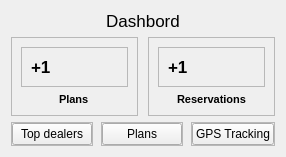
               <widget class="QWidget" name="page_6">
                <layout class="QVBoxLayout" name="verticalLayout_16">
                 <item alignment="Qt::AlignTop">
                  <widget class="QLabel" name="Home">
                   <property name="font">
                    <font>
                     <pointsize>13</pointsize>
                     <weight>50</weight>
                     <bold>false</bold>
                    </font>
                   </property>
                   <property name="text">
                    <string>Dashbord</string>
                   </property>
                   <property name="alignment">
                    <set>Qt::AlignCenter</set>
                   </property>
                  </widget>
                 </item>
                 <item alignment="Qt::AlignTop">
                  <widget class="QWidget" name="cardsFrame" native="true">
                   <layout class="QHBoxLayout" name="horizontalLayout_13">
                    <property name="spacing">
                     <number>10</number>
                    </property>
                    <property name="leftMargin">
                     <number>0</number>
                    </property>
                    <property name="topMargin">
                     <number>0</number>
                    </property>
                    <property name="rightMargin">
                     <number>0</number>
                    </property>
                    <property name="bottomMargin">
                     <number>0</number>
                    </property>
                    <item>
                     <widget class="QFrame" name="card2">
                      <property name="maximumSize">
                       <size>
                        <width>250</width>
                        <height>250</height>
                       </size>
                      </property>
                      <property name="frameShape">
                       <enum>QFrame::StyledPanel</enum>
                      </property>
                      <property name="frameShadow">
                       <enum>QFrame::Raised</enum>
                      </property>
                      <layout class="QVBoxLayout" name="verticalLayout_21">
                       <item>
                        <widget class="QFrame" name="frame_12">
                         <property name="frameShape">
                          <enum>QFrame::StyledPanel</enum>
                         </property>
                         <property name="frameShadow">
                          <enum>QFrame::Raised</enum>
                         </property>
                         <layout class="QHBoxLayout" name="horizontalLayout_15">
                          <item>
                           <widget class="QLabel" name="label_20">
                            <property name="font">
                             <font>
                              <pointsize>13</pointsize>
                              <weight>75</weight>
                              <bold>true</bold>
                             </font>
                            </property>
                            <property name="text">
                             <string>+1</string>
                            </property>
                           </widget>
                          </item>
                          <item alignment="Qt::AlignRight|Qt::AlignVCenter">
                           <widget class="QLabel" name="label_15">
                            <property name="maximumSize">
                             <size>
                              <width>40</width>
                              <height>40</height>
                             </size>
                            </property>
                            <property name="text">
                             <string/>
                            </property>
                            <property name="pixmap">
                             <pixmap resource="resources.qrc">:/icons/icons/sidebar.svg</pixmap>
                            </property>
                            <property name="scaledContents">
                             <bool>true</bool>
                            </property>
                           </widget>
                          </item>
                         </layout>
                        </widget>
                       </item>
                       <item alignment="Qt::AlignHCenter|Qt::AlignVCenter">
                        <widget class="QLabel" name="label_17">
                         <property name="font">
                          <font>
                           <pointsize>8</pointsize>
                           <weight>75</weight>
                           <bold>true</bold>
                          </font>
                         </property>
                         <property name="text">
                          <string>Plans</string>
                         </property>
                        </widget>
                       </item>
                      </layout>
                     </widget>
                    </item>
                    <item>
                     <widget class="QFrame" name="card3">
                      <property name="maximumSize">
                       <size>
                        <width>250</width>
                        <height>250</height>
                       </size>
                      </property>
                      <property name="frameShape">
                       <enum>QFrame::StyledPanel</enum>
                      </property>
                      <property name="frameShadow">
                       <enum>QFrame::Raised</enum>
                      </property>
                      <layout class="QVBoxLayout" name="verticalLayout_23">
                       <item>
                        <widget class="QFrame" name="frame_13">
                         <property name="frameShape">
                          <enum>QFrame::StyledPanel</enum>
                         </property>
                         <property name="frameShadow">
                          <enum>QFrame::Raised</enum>
                         </property>
                         <layout class="QHBoxLayout" name="horizontalLayout_16">
                          <item>
                           <widget class="QLabel" name="label_21">
                            <property name="font">
                             <font>
                              <pointsize>13</pointsize>
                              <weight>75</weight>
                              <bold>true</bold>
                             </font>
                            </property>
                            <property name="text">
                             <string>+1</string>
                            </property>
                           </widget>
                          </item>
                          <item alignment="Qt::AlignRight|Qt::AlignVCenter">
                           <widget class="QLabel" name="label_18">
                            <property name="maximumSize">
                             <size>
                              <width>40</width>
                              <height>40</height>
                             </size>
                            </property>
                            <property name="text">
                             <string/>
                            </property>
                            <property name="pixmap">
                             <pixmap resource="resources.qrc">:/icons/icons/shopping-bag.svg</pixmap>
                            </property>
                            <property name="scaledContents">
                             <bool>true</bool>
                            </property>
                           </widget>
                          </item>
                         </layout>
                        </widget>
                       </item>
                       <item alignment="Qt::AlignHCenter|Qt::AlignVCenter">
                        <widget class="QLabel" name="label_19">
                         <property name="font">
                          <font>
                           <pointsize>8</pointsize>
                           <weight>75</weight>
                           <bold>true</bold>
                          </font>
                         </property>
                         <property name="text">
                          <string>Reservations</string>
                         </property>
                        </widget>
                       </item>
                      </layout>
                     </widget>
                    </item>
                   </layout>
                  </widget>
                 </item>
                 <item>
                  <widget class="QWidget" name="cardsFrameInfo" native="true">
                   <layout class="QHBoxLayout" name="horizontalLayout_14">
                    <property name="spacing">
                     <number>8</number>
                    </property>
                    <property name="leftMargin">
                     <number>0</number>
                    </property>
                    <property name="topMargin">
                     <number>0</number>
                    </property>
                    <property name="rightMargin">
                     <number>0</number>
                    </property>
                    <property name="bottomMargin">
                     <number>0</number>
                    </property>
                    <item>
                     <widget class="QFrame" name="cardinfo1">
                      <property name="minimumSize">
                       <size>
                        <width>0</width>
                        <height>0</height>
                       </size>
                      </property>
                      <property name="maximumSize">
                       <size>
                        <width>150</width>
                        <height>50</height>
                       </size>
                      </property>
                      <property name="frameShape">
                       <enum>QFrame::StyledPanel</enum>
                      </property>
                      <property name="frameShadow">
                       <enum>QFrame::Raised</enum>
                      </property>
                      <layout class="QVBoxLayout" name="verticalLayout_22">
                       <property name="spacing">
                        <number>0</number>
                       </property>
                       <property name="leftMargin">
                        <number>0</number>
                       </property>
                       <property name="topMargin">
                        <number>0</number>
                       </property>
                       <property name="rightMargin">
                        <number>0</number>
                       </property>
                       <property name="bottomMargin">
                        <number>0</number>
                       </property>
                       <item alignment="Qt::AlignHCenter|Qt::AlignVCenter">
                        <widget class="QPushButton" name="topDealersBtn">
                         <property name="toolTip">
                          <string>Top dealers</string>
                         </property>
                         <property name="text">
                          <string>Top dealers</string>
                         </property>
                         <property name="icon">
                          <iconset resource="resources.qrc">
                           <normaloff>:/icons/icons/shopping-cart.svg</normaloff>:/icons/icons/shopping-cart.svg</iconset>
                         </property>
                         <property name="iconSize">
                          <size>
                           <width>24</width>
                           <height>24</height>
                          </size>
                         </property>
                        </widget>
                       </item>
                      </layout>
                     </widget>
                    </item>
                    <item>
                     <widget class="QFrame" name="cardinfo2">
                      <property name="maximumSize">
                       <size>
                        <width>150</width>
                        <height>50</height>
                       </size>
                      </property>
                      <property name="frameShape">
                       <enum>QFrame::StyledPanel</enum>
                      </property>
                      <property name="frameShadow">
                       <enum>QFrame::Raised</enum>
                      </property>
                      <layout class="QVBoxLayout" name="verticalLayout_24">
                       <property name="spacing">
                        <number>0</number>
                       </property>
                       <property name="leftMargin">
                        <number>0</number>
                       </property>
                       <property name="topMargin">
                        <number>0</number>
                       </property>
                       <property name="rightMargin">
                        <number>0</number>
                       </property>
                       <property name="bottomMargin">
                        <number>0</number>
                       </property>
                       <item alignment="Qt::AlignHCenter|Qt::AlignVCenter">
                        <widget class="QPushButton" name="plansBtn">
                         <property name="toolTip">
                          <string>Plans</string>
                         </property>
                         <property name="text">
                          <string>Plans</string>
                         </property>
                         <property name="icon">
                          <iconset resource="resources.qrc">
                           <normaloff>:/icons/icons/sidebar.svg</normaloff>:/icons/icons/sidebar.svg</iconset>
                         </property>
                         <property name="iconSize">
                          <size>
                           <width>24</width>
                           <height>24</height>
                          </size>
                         </property>
                        </widget>
                       </item>
                      </layout>
                     </widget>
                    </item>
                    <item>
                     <widget class="QFrame" name="cardinfo3">
                      <property name="maximumSize">
                       <size>
                        <width>150</width>
                        <height>50</height>
                       </size>
                      </property>
                      <property name="frameShape">
                       <enum>QFrame::StyledPanel</enum>
                      </property>
                      <property name="frameShadow">
                       <enum>QFrame::Raised</enum>
                      </property>
                      <layout class="QVBoxLayout" name="verticalLayout_25">
                       <property name="spacing">
                        <number>0</number>
                       </property>
                       <property name="leftMargin">
                        <number>0</number>
                       </property>
                       <property name="topMargin">
                        <number>0</number>
                       </property>
                       <property name="rightMargin">
                        <number>0</number>
                       </property>
                       <property name="bottomMargin">
                        <number>0</number>
                       </property>
                       <item alignment="Qt::AlignHCenter|Qt::AlignVCenter">
                        <widget class="QPushButton" name="gpsTrackingBtn">
                         <property name="toolTip">
                          <string>GPS Tracking</string>
                         </property>
                         <property name="text">
                          <string>GPS Tracking</string>
                         </property>
                         <property name="icon">
                          <iconset resource="resources.qrc">
                           <normaloff>:/icons/icons/map-pin.svg</normaloff>:/icons/icons/map-pin.svg</iconset>
                         </property>
                         <property name="iconSize">
                          <size>
                           <width>24</width>
                           <height>24</height>
                          </size>
                         </property>
                        </widget>
                       </item>
                      </layout>
                     </widget>
                    </item>
                   </layout>
                  </widget>
                 </item>
                </layout>
               </widget>
